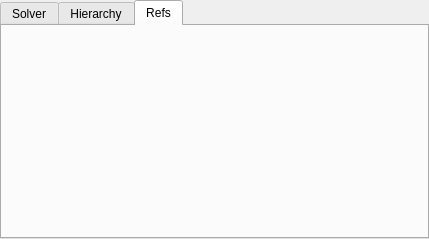
<?xml version="1.0" encoding="UTF-8"?>
<ui version="4.0">
 <class>TabWidget</class>
 <widget class="QTabWidget" name="TabWidget">
  <property name="geometry">
   <rect>
    <x>0</x>
    <y>0</y>
    <width>429</width>
    <height>239</height>
   </rect>
  </property>
  <property name="windowTitle">
   <string>TabWidget</string>
  </property>
  <property name="currentIndex">
   <number>2</number>
  </property>
  <widget class="SolverTab" name="solver">
   <attribute name="title">
    <string>Solver</string>
   </attribute>
  </widget>
  <widget class="HierarchyTab" name="hierarchy">
   <attribute name="title">
    <string>Hierarchy</string>
   </attribute>
  </widget>
  <widget class="Ref_Tab" name="refs">
   <attribute name="title">
    <string>Refs</string>
   </attribute>
  </widget>
 </widget>
 <customwidgets>
  <customwidget>
   <class>Ref_Tab</class>
   <extends>QWidget</extends>
   <header>stack_of_tasks.ui.ref_tab.tab</header>
   <container>1</container>
  </customwidget>
  <customwidget>
   <class>HierarchyTab</class>
   <extends>QWidget</extends>
   <header>stack_of_tasks.ui.hierarchy_tab.tab</header>
   <container>1</container>
  </customwidget>
  <customwidget>
   <class>SolverTab</class>
   <extends>QWidget</extends>
   <header>stack_of_tasks.ui.solver_tab.tab</header>
   <container>1</container>
  </customwidget>
 </customwidgets>
 <resources/>
 <connections/>
</ui>
